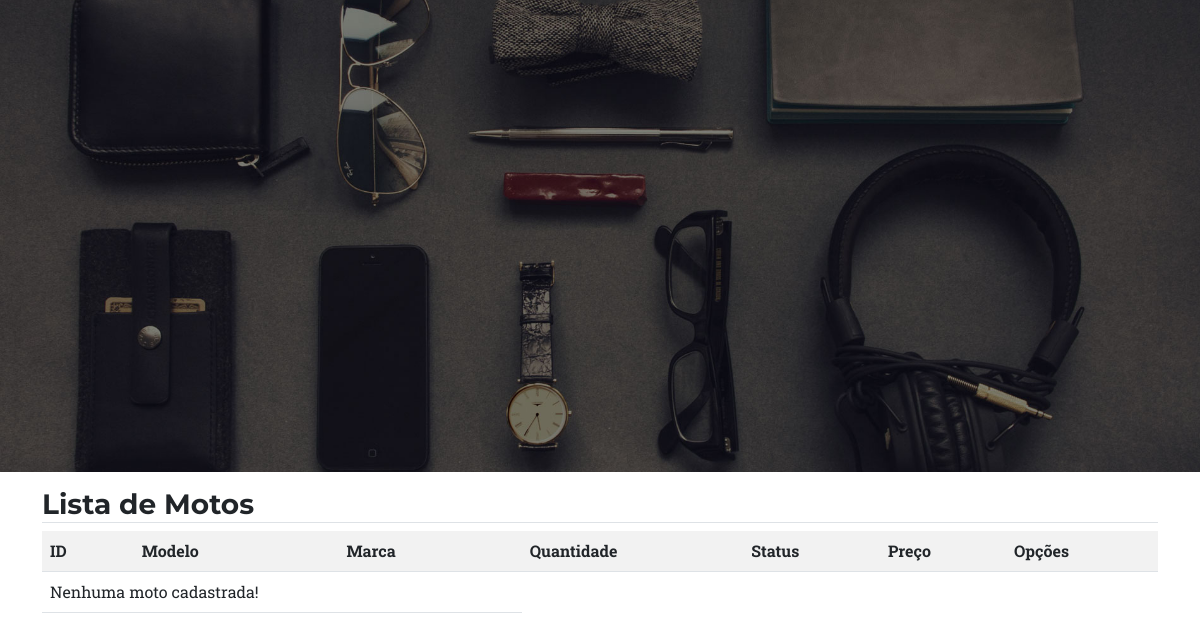
The page /listar/moto/ on the database as committed earlier.
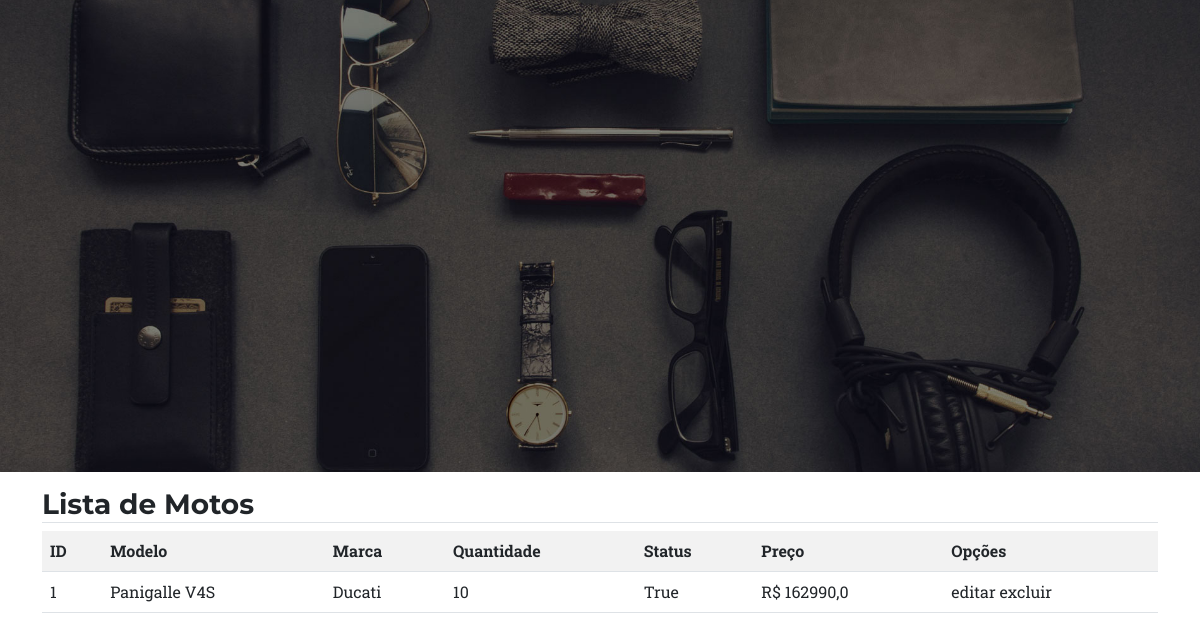
The same page on the database as committed later.
### cadastros/models.py (models this page shows, shortened)
class Moto(models.Model):
    modelo = models.ForeignKey(Modelo, on_delete=models.PROTECT)
    dataFabricacao = models.DateTimeField(auto_now_add=True)
    quantidade = models.IntegerField()
    status = models.BooleanField(verbose_name="Ativo")
    preco = models.FloatField(verbose_name="Preço")

class Modelo(models.Model):
    nome = models.CharField(max_length=50)
    marca = models.ForeignKey(Marca, on_delete=models.PROTECT)
    status = models.BooleanField(verbose_name="Ativo")

class Marca(models.Model):
    nome = models.CharField(max_length=80)
    pais = models.CharField(max_length=50, verbose_name="País")
    status = models.BooleanField(verbose_name="Ativo")

### cadastros/views.py (the view)
# urls.py: path("listar/moto/", MotoList.as_view(), name="listar-moto"),
class MotoList(ListView):
    model = Moto
    template_name = "cadastros/moto_list.html"

### cadastros/templates/cadastros/moto_list.html (shortened to what this page needs)
{% extends "paginas/modelo.html" %}
{% load static %}
{% load crispy_forms_tags %}
{% block conteudo %}
<form action="" method="post">
    <div class="container">
        <h3 class="mt-3 border-bottom">Lista de Motos</h3>
        <table class="table table-striped">
            <tr>
                <th>ID</th>
                <th>Modelo</th>
                <th>Marca</th>
                <th>Quantidade</th>
                <th>Status</th>
                <th>Preço</th>
                <th>Opções</th>
            </tr>
            {% for obejct in object_list %}
            <tr>
                <td>{{obejct.pk}}</td>
                <td>{{obejct.modelo.nome}}</td>
                <td>{{obejct.modelo.marca.nome}}</td>
                <td>{{obejct.quantidade}}</td>
                <td>{{obejct.status}}</td>
                <td>R$ {{obejct.preco}}</td>
                <td>
                    editar excluir
                </td>
            </tr>
            {% empty %}
            <tr>
                <td colspan="3">Nenhuma moto cadastrada!</td>
            </tr>
            {% endfor %}
        </table>
        <br>
        <br>
    </div>
</form>
{% endblock %}

### paginas/templates/paginas/modelo.html (shortened to what this page needs)
{% load static %}
<!DOCTYPE html>
<html lang="en">
<head>
    <link href="{%static 'css/styles.css'%}" rel="stylesheet" />
</head>
<body id="page-top">
    <header class="masthead">
    </header>
    {% block conteudo %}{% endblock %}
</body>
</html>

Rows that differ between the two databases and show on the page:
added Moto: pk "1", modelo.nome "Panigalle V4S", modelo.marca.nome "Ducati", quantidade "10", status "True", preco "162990,0"
Other text that changed with them:
text no longer shown: "Nenhuma moto cadastrada!"
